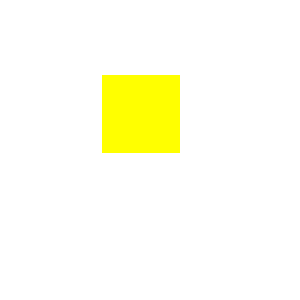
%> input picture practice-2/images/square.bmp, 100 x 100 px (shown 3 times larger)
$ octave task_5.m   (GNU Octave 9; MATLAB toolbox functions it lacks are replaced by stand-ins)
%> lines starting %> are read from the running program, lines starting %| are printed output that depends on the picture; in (x1, y1, x2, y2) boxes, pixels count from 0 and x2, y2 are one past the last pixel; in counts of white or black regions, pixels touching at a corner belong together; the program's own positions count from 1; long printed decimals are rounded
%% 初始化
close all;
clear;
clc;

%% 加载“square.bmp”并进行灰度化，计算直方图，阈值化
srcImage = imread("images/square.bmp");
%> srcImage is the input picture: size 100x100x3 uint8; mean R, G, B 255, 255, 237.8
grayImage = rgb2gray(srcImage);
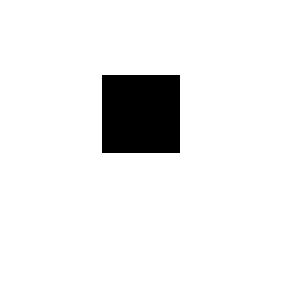
%> grayImage: size 100x100 uint8 (shown 3 times larger); values 226 (black) and 255 (white), 93.2% white; 1 black region, box (x1, y1, x2, y2) and area: (34, 25, 60, 51) 676
figure(1);
subplot(121); imshow(srcImage); title("正方形原图");
subplot(122); imshow(grayImage); title("正方形灰度图");

figure(2);
subplot(121); imhist(grayImage);    %绘制直方图

% T = graythresh(I)：计算灰度图I中的阈值T
% BW = imbinarize(I,T)：根据阈值T创建灰度图I的二值图像
level = graythresh(grayImage);
%> level = 0.941
BW = imbinarize(grayImage,level);
subplot(122); imshow(BW); title("阈值分割效果图");
%> after `title("阈值分割效果图")`:
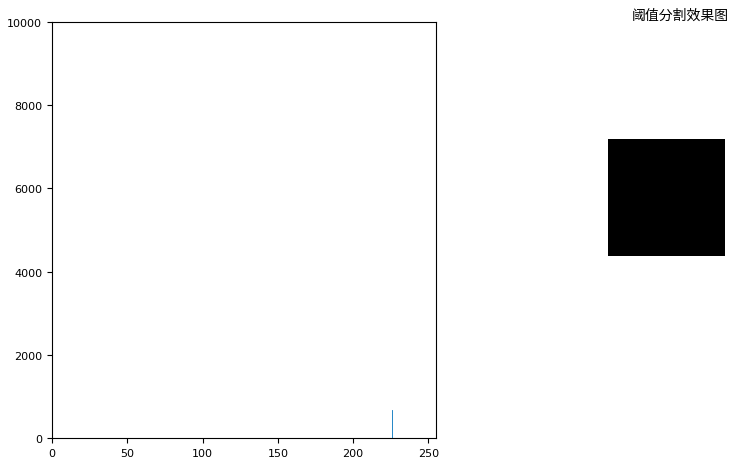
%> figure redrawn from the program's plot data, 2 panels

%% 计算二值图像中正方形面积
totalArea = bwarea(~BW);
%> totalArea = 676
fprintf("正方形面积为：%f\n", totalArea);
%| 正方形面积为：676.000
